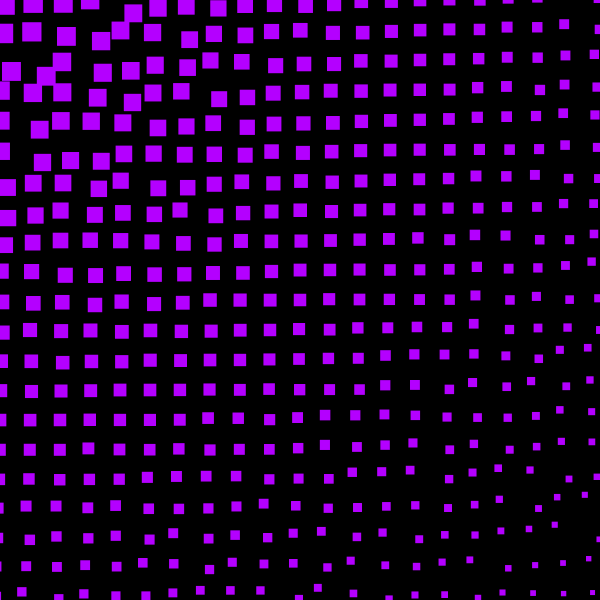
Frame 1 (no input)
Frame 60 (no input): identical to frame 1, image omitted
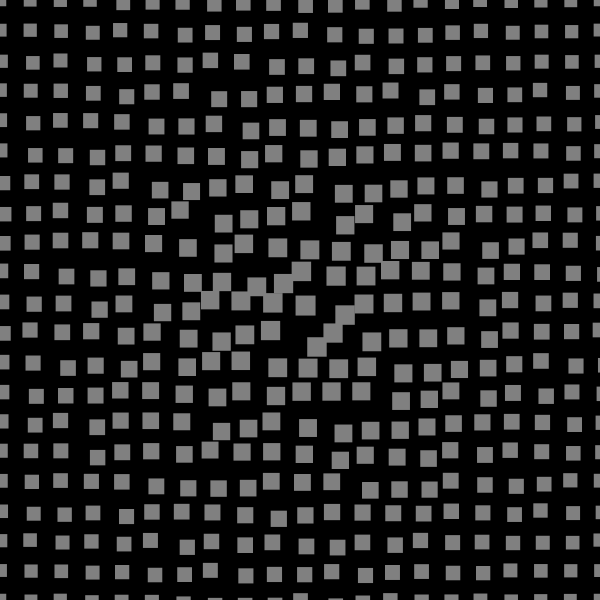
Frame 120 (the mouse pressed at the canvas centre since frame 60)

The p5.js sketch that drew these frames (run headless with seeded random() and noise() and a simulated clock; from frame 60 on, the mouse is pressed at the canvas centre):

// p5.js sketch
// ── sketch.js
function setup() {
  createCanvas(600, 600);
  rectMode(CENTER)

  // Max distance is across the diagonal
  diagonal = dist(0, 0, width, height)

  // Compute coordinates of the centre of the canvas
  centreX = width / 2
  centreY = height / 2
}

function draw() {
  background(0);

  // Use solids
  noStroke()
  fill("white")

  // Use lines instead of fills
  //stroke("white")
  //noFill()

  // Fix the random seed to stop constant wobble
  randomSeed(10)

  // Set spacing of shapes
  spacingX = width / 20
  spacingY = width / 20

  // Draw a grid of shapes
  for (x = 0; x <= width; x += spacingX) {
    for (y = 0; y <= height; y += spacingY) {

      // How far is mouse from the shape and the centre?
      mouseToShape = dist(x, y, mouseX, mouseY)
      mouseToCentre = dist(centreX, centreY, mouseX, mouseY)

      // Distance to corners of canvas
      mouseToTopLeft = dist(0, 0, mouseX, mouseY)
      mouseToBottomRight = dist(width, height, mouseX, mouseY)
      mouseToTopRight = dist(width, 0, mouseX, mouseY)
      mouseToBottomLeft = dist(0, height, mouseX, mouseY)

      // Compute size of the shape
      size = map(mouseToShape, 0, diagonal, 20, 5)

      // No wobble
      wobble = 0

      // Random max wobble
      maxWobble = random(0, 20)

      // Wobble depends on distance from centre
      //wobble = map(mouseToCentre, 0, diagonal/2, 0, maxWobble)

      // Wobble depends on distance from mouse, more wobble the further away from the mouse
      //wobble = map(mouseToShape, 0, diagonal/2, 0, maxWobble)

      // Wobble depends on distance from mouse, more wobble the nearer to the mouse 
      wobble = map(mouseToShape, 0, diagonal / 2, maxWobble, 0)

      // Rotated wobble
      //fill("white")
      //rotateRect(x, y, size, size, wobble)

      // Fill colour according to distance to corners of canvas
      redIntensity = map(mouseToTopRight, 0, diagonal, 0, 255)
      greenIntensity = map(mouseToTopLeft, 0, diagonal, 0, 255)
      blueIntensity = map(mouseToBottomRight, 0, diagonal, 0, 255)
      fill(redIntensity, greenIntensity, blueIntensity)


      rect(x + wobble, y + wobble, size, size)


    }
  }
}

function rotateRect(x, y, w, h, rot) {
  push()
  translate(x, y)
  rotate(rot)
  rect(0, 0, w, h)
  pop()
}

function rotateText(t, x, y, size, rot) {
  push()
  translate(x, y)
  rotate(rot)
  textSize(size)
  text(t, 0, 0)
  pop()
}
